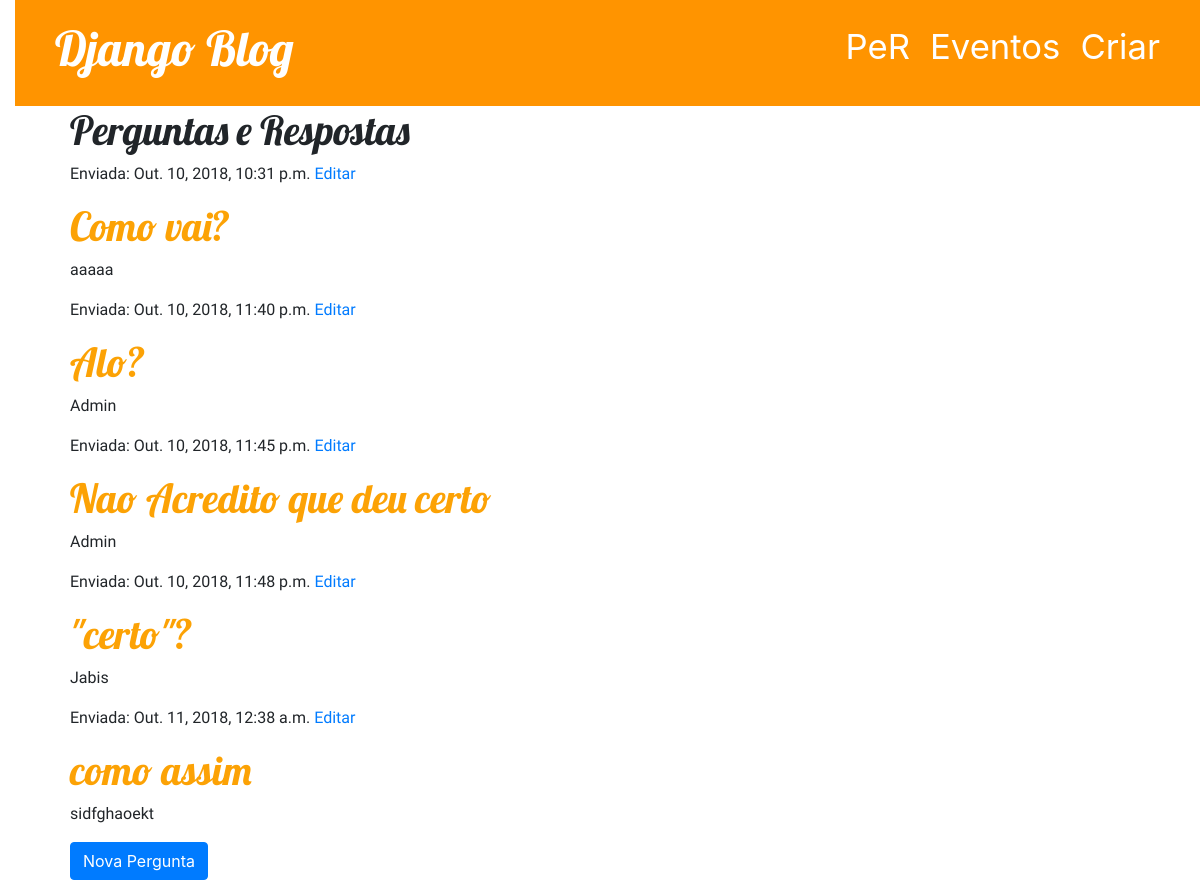
The page /per_list on the database its author committed.
### blog/models.py (models this page shows, shortened)
class PeR(models.Model):
    nome = models.CharField(max_length=160)
    telefone = models.CharField(max_length=16)
    deh_publi = models.DateTimeField(
            blank=True, null=True)
    sexo = models.CharField(max_length=1, choices=Sexo, null=True)
    data_nasc = models.DateField(null=True)
    email = models.EmailField()
    pergunta = models.TextField()

### blog/views.py (the view)
# urls.py: path('per_list', views.per_list, name='per_list'),
def per_list(request):
    pers = PeR.objects.all()
    return render(request, 'blog/per_list.html', {'pers': pers})

### blog/templates/blog/per_list.html
{% extends 'blog/base.html' %}
{% block content %}
    <h1> Perguntas e Respostas </h1>
    {% for per in pers %}
    <div>
        <div>
            <p>Enviada: {{ per.deh_publi }}
                <a href="{% url 'per_edit' pergunta=per.pergunta %}"> Editar</a>
            </p>
        </div>
        <h1><a href="{% url 'per_detail' pergunta=per.pergunta %}">{{ per.pergunta }}</a></h1>
        <p>{{ per.nome|linebreaksbr }}</p>
    </div>
    {% endfor %}
<a href="per_new"><button type="submit" class="btn btn-primary" data-toggle="modal">Nova Pergunta</button></a>
{% endblock %}

### blog/templates/blog/base.html (shortened to what this page needs)
<!DOCTYPE html>
{% load static %}
<html lang = "pt-BR">
    <head>
        <link rel="stylesheet" href="https://stackpath.bootstrapcdn.com/bootstrap/4.1.3/css/bootstrap.min.css">
        <link rel="stylesheet" href="{% static 'css/blog.css' %}">
    </head>
    <body>
    <div class="page-header">
        <a href="{%url 'post_new'%}" class="top-menu">Criar</a>
        <a href="{%url 'agenda-events-index'%}" class="top-menu">Eventos</a>
        <a href="{%url 'per_list'%}" class="top-menu">PeR</a>
        <h1><a href="/">Django Blog</a></h1>
    </div>
    <div class="content container">
        <div class="row">
            <div class="col-md-8">
            {% block content %}
            {% endblock %}
            </div>
        </div>
    </div>
    </body>
</html>

### blog/static/css/blog.css (style rules this page uses)
h1 a { color: #FCA205; font-family: 'Lobster'; }
p { font-family: 'Baloo Tammudu', cursive; }
body { padding: 0 0 0 15px; }
.page-header { background-color: #ff9400; margin-top: 0; padding: 20px 20px 20px 40px; }
.page-header h1, .page-header h1 a, .page-header h1 a:visited, .page-header h1 a:active { color: #ffffff; font-size: 36pt; text-decoration: none; }
.content { margin-left: 40px; }
h1, h2, h3, h4 { font-family: 'Lobster', cursive; }
.top-menu, .top-menu:hover, .top-menu:visited { color: #ffffff; float: right; font-size: 26pt; margin-right: 20px; }

### rows shown on the page
PeR: deh_publi "Out. 10, 2018, 10:31 p.m.", pergunta "Como vai?", nome "aaaaa"
PeR: deh_publi "Out. 10, 2018, 11:40 p.m.", pergunta "Alo?", nome "Admin"
PeR: deh_publi "Out. 10, 2018, 11:45 p.m.", pergunta "Nao Acredito que deu certo", nome "Admin"
PeR: deh_publi "Out. 10, 2018, 11:48 p.m.", pergunta "\"certo\"?", nome "Jabis"
PeR: deh_publi "Out. 11, 2018, 12:38 a.m.", pergunta "como assim", nome "sidfghaoekt"
